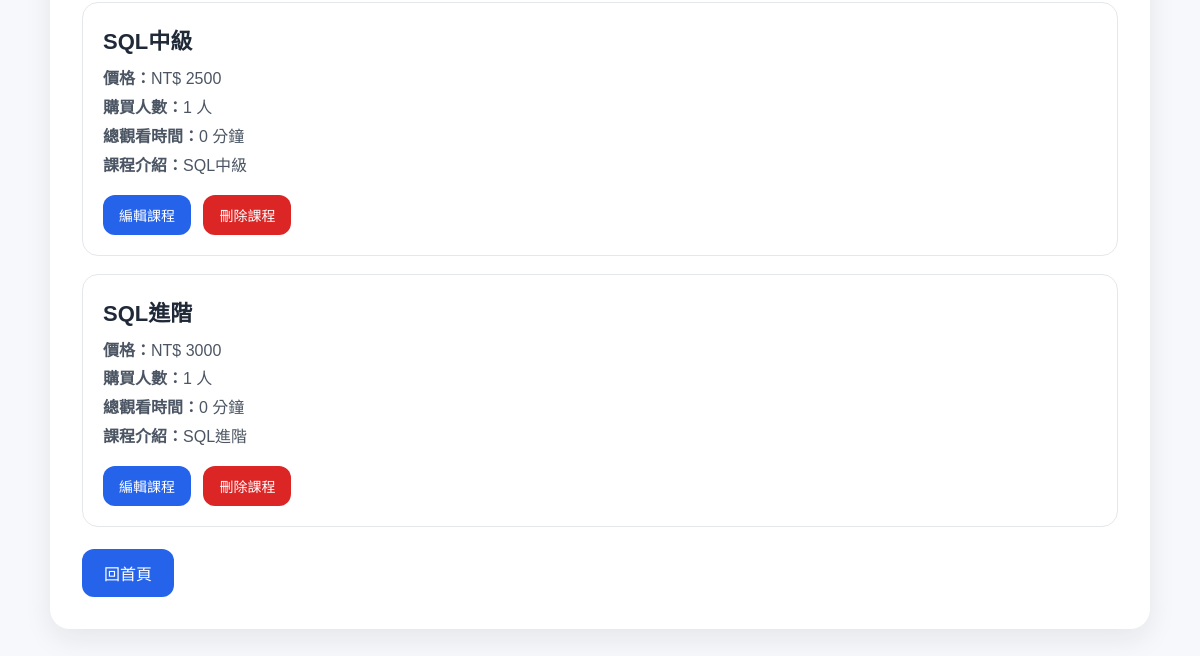
The page /teacher/dashboard/ (signed in, lower part) on the database as committed earlier.
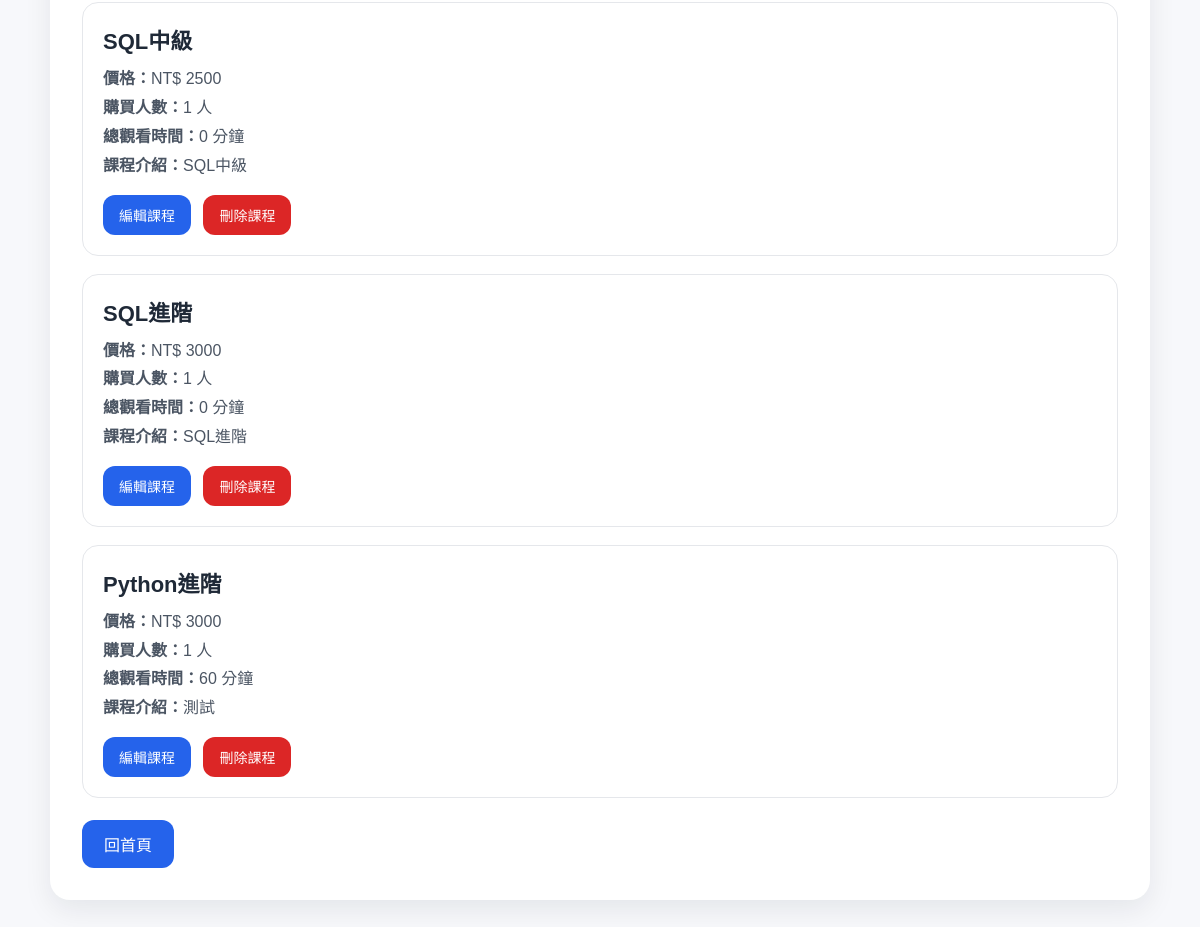
The same page on the database as committed later.
### main/models.py (models this page shows, shortened)
class Course(models.Model):
    title = models.CharField(max_length=200, verbose_name="課程名稱")
    teacher = models.ForeignKey(User, on_delete=models.CASCADE, verbose_name="講師")
    price = models.IntegerField(verbose_name="價格")
    description = models.TextField(verbose_name="課程介紹")
    image = models.ImageField(
        upload_to='course_images/',
        verbose_name="課程圖片",
        blank=True,
        null=True
    )
    created_at = models.DateTimeField(auto_now_add=True, verbose_name="建立時間")
    class Meta:
        verbose_name = "課程"
        verbose_name_plural = "課程管理"

### main/views.py (the view)
# urls.py: path('teacher/dashboard/', views.teacher_dashboard, name='teacher_dashboard'),
@login_required
def teacher_dashboard(request):
    try:
        profile = request.user.profile
        if profile.role != 'teacher':
            return redirect('home')
    except Profile.DoesNotExist:
        return redirect('home')
    teacher_courses = Course.objects.filter(teacher=request.user)
    course_data = []
    for course in teacher_courses:
        purchase_count = Enrollment.objects.filter(course=course).count()
        total_watch_minutes = LearningRecord.objects.filter(course=course).aggregate(
            total=Sum('minutes')
        )['total'] or 0
        course_data.append({
            'course': course,
            'purchase_count': purchase_count,
            'total_watch_minutes': total_watch_minutes,
        })
    return render(request, 'main/teacher_dashboard.html', {
        'course_data': course_data
    })

### main/templates/main/teacher_dashboard.html (shortened to what this page needs)
<!doctype html>
<html lang="zh-Hant">
  <head>
  </head>
  <body>
    <div class="container">
      <div class="card">
        {% if course_data %}
        <div class="course-list">
          {% for item in course_data %}
          <div class="course-item">
            <div class="course-title">{{ item.course.title }}</div>
            <div class="meta">
              <strong>價格：</strong>NT$ {{ item.course.price }}
            </div>
            <div class="meta">
              <strong>購買人數：</strong>{{ item.purchase_count }} 人
            </div>
            <div class="meta">
              <strong>總觀看時間：</strong>{{ item.total_watch_minutes }} 分鐘
            </div>
            <div class="meta">
              <strong>課程介紹：</strong>{{ item.course.description }}
            </div>
            <a
              href="{% url 'edit_course' item.course.id %}"
              class="btn btn-small"
            >
              編輯課程
            </a>
            <a
              href="{% url 'delete_course' item.course.id %}"
              class="btn btn-small btn-danger"
            >
              刪除課程
            </a>
          </div>
          {% endfor %}
        </div>
        {% else %}
        <div class="empty-box">
          你目前還沒有建立任何課程。<br />
          可以點上方「＋ 新增課程」建立你的第一門課。
        </div>
        {% endif %}
        <a href="/" class="btn">回首頁</a>
      </div>
    </div>
  </body>
</html>

Rows that differ between the two databases and show on the page:
added Course: course "Python進階", course.price "3000", purchase_count "1", total_watch_minutes "60", course.description "測試"
